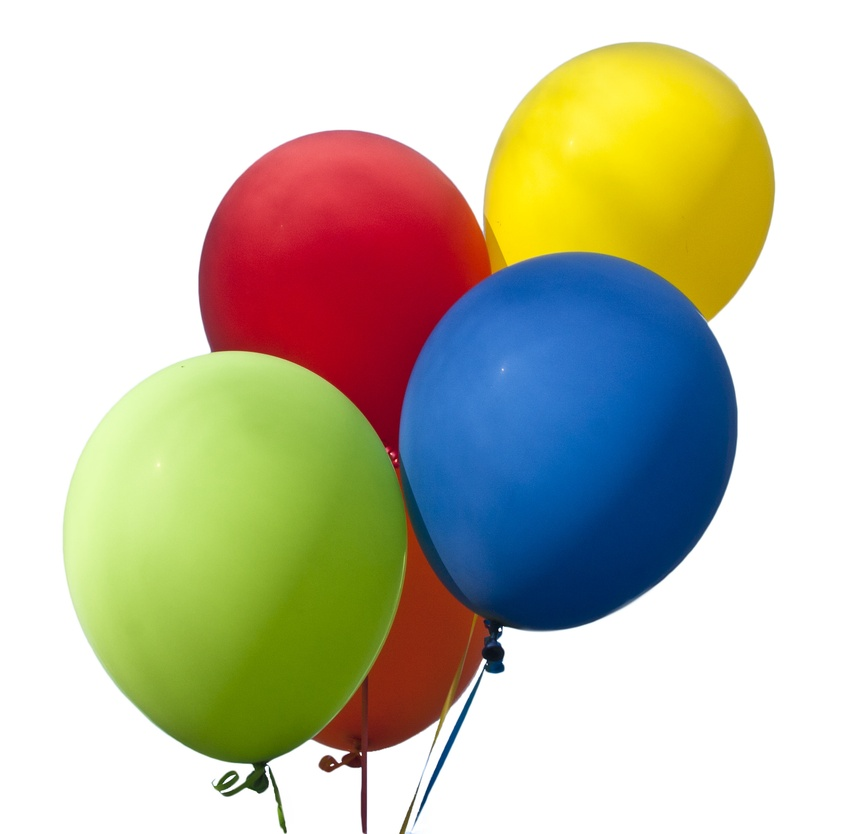
#> input picture datasets/balloon/train/10464445726_6f1e3bbe6a_k.jpg, 846 x 834 px, shrunk from 2048 x 2019 before the run, found by its file name
$ python -i transform_images.py   (imports and definitions only)
#> lines starting #> are read from the running program, lines starting #| are printed output that depends on the picture
from PIL import Image, ImageOps
import numpy as np
import os
import random
import math
import os.path
import sys
#pip install Pillow==7.1.2


#tempCode:

directory1="./5car/train/"    #Change to source folder fx dataset/train or dataset train
directory3="./5car/mask/"
sizes=256                        #change image size
threshold=15                     #treshhold margin of class dirrence, should be smaller if pixels are mis classed.
trainP=0.7
FileNames=[]
#tempCodeEND
colors5Doors = [[0,0,0], #black
          [20, 100, 20], #Green
          [250, 250, 10], #Yellow
          [20, 20, 250], #Blue
          [10, 250, 250], #Cyan
          [250, 10, 250], #Pink
          [250, 150, 10], #Orange
          [150, 10, 150], #Purple
          [10, 250, 10]] #Lime
colors = [[0,0,0], #Black
          [0, 100, 0], #Green
          [250, 250, 0], #Yellow
          [0, 0, 250], #Blue
          [10, 250, 250], #Cyan
          [250, 0, 250], #Pink
          [250, 150, 0], #Orange
          [150, 0, 150], #Purple
          [0, 250, 0]] #Lime

# Synth data generation:
def randomHueZoomFlip(filename):
    img = Image.open(directory1+filename)
#> img is the input picture: PIL image 846x834 RGB; mean R, G, B 193.4, 191, 169.6
    trg = Image.open(directory3+filename)
    RZ=random.randint(-30, 30)
    RF=random.randint(1, 2)
    HC=["red","blue","green"]
    HC_val = random.randint(0, 2)
    H_val = random.uniform(0.05, 0.3)
    img=img.convert('RGB')
    layer = Image.new('RGB', img.size, HC[HC_val]) # "hue" selection is done by choosing a color...
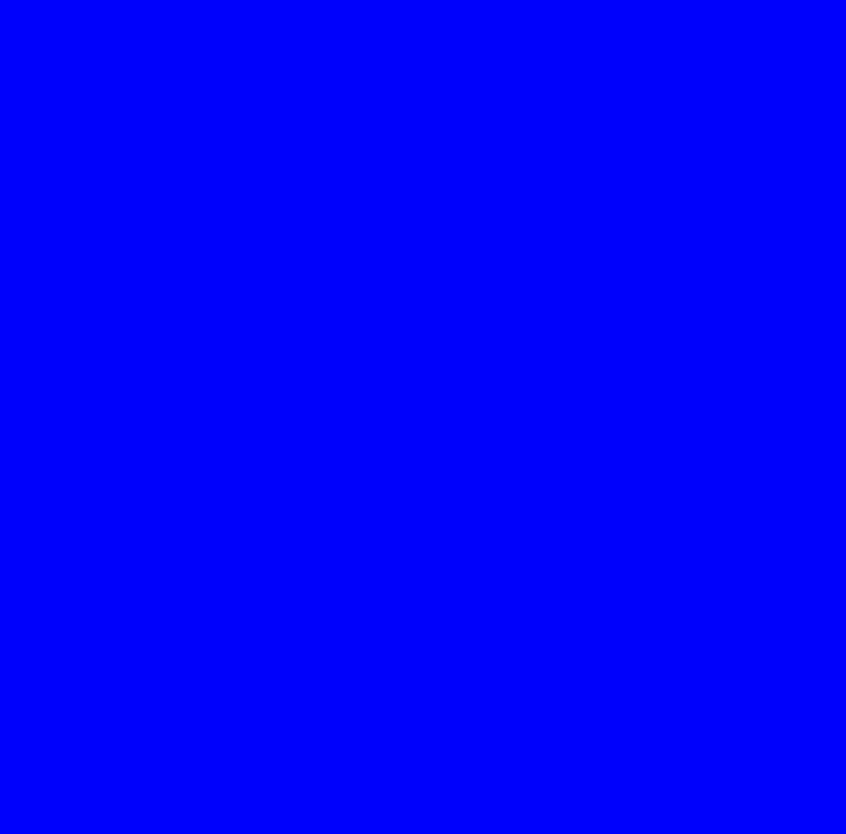
#> layer: PIL image 846x834 RGB; mean R, G, B 0, 0, 255
    output = Image.blend(img, layer, (H_val))
    if RF==1:
        return output.rotate(RZ),trg.rotate(RZ)
    else:
        return ImageOps.mirror(output.rotate(RZ)),ImageOps.mirror(trg.rotate(RZ))


def saveIMG(n,source=1):
    if source == 1:
        for x in range(5):
            imgXX,trgX=randomHueZoomFlip(n)
            filenameX="trans_"+n.split('.')[0]+"K"+str(x)+".png"
            trgX.save(directory3+filenameX,quality=100, subsampling=0,format="png")
            imgXX.save(directory1+filenameX,quality=100, subsampling=0,format="png")
            FileNames.append(filename+"K"+str(x))
    return "done with "+n
#Load data

# [5 lines not run here, left out]

>>> result = randomHueZoomFlip('../../datasets/balloon/train/10464445726_6f1e3bbe6a_k.jpg')
